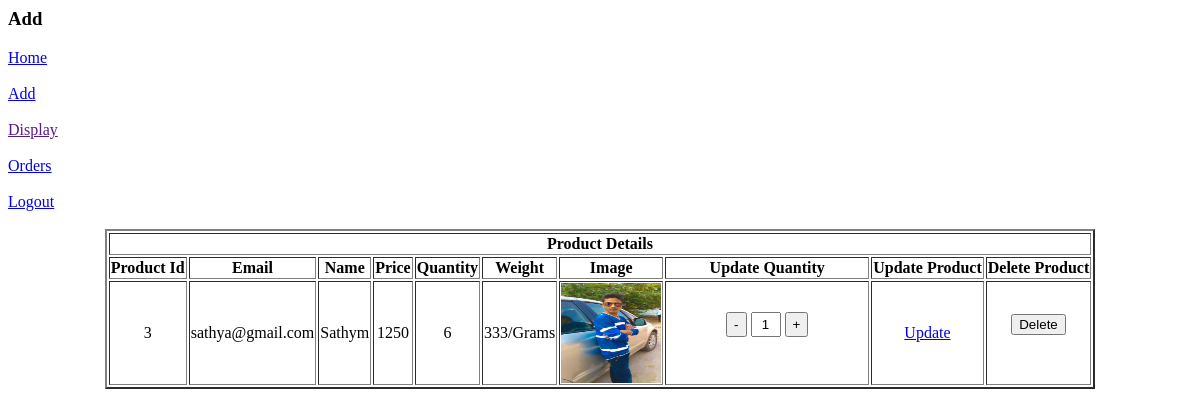
Before: /seller/show (signed in) with the older database file.
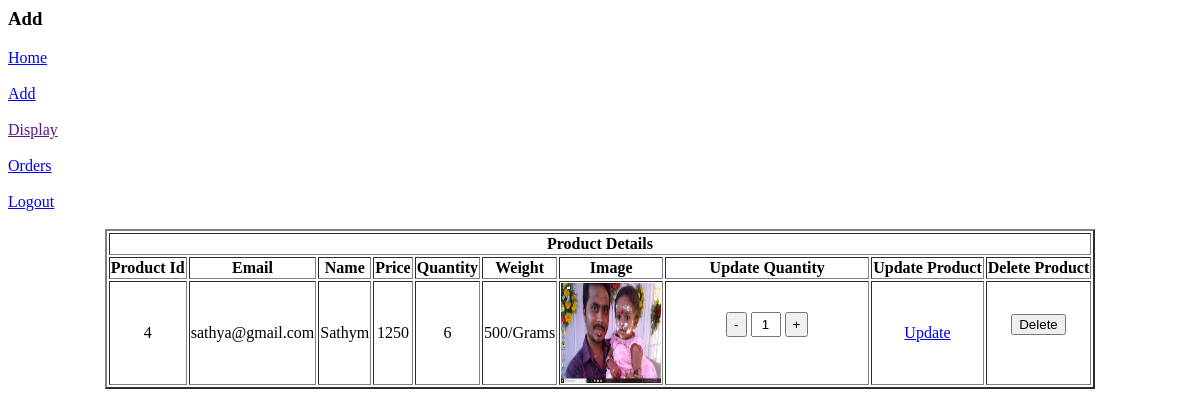
After: the same page with the newer database file.
### Seller/models.py (models this page shows)
class Product(models.Model):
    Email = models.EmailField()
    Name = models.CharField(max_length=20)
    Price = models.IntegerField()
    Quantity = models.IntegerField()
    Weight = models.IntegerField()
    Weight1 = models.CharField(max_length=10,default=0)
    PImage = models.ImageField(upload_to='Photos')

### Seller/views.py (the view)
# urls.py: path('show',views.Display,name='show'),
def Display(request):
    Email = request.session['suser']
    print(Email)
    res = Product.objects.filter(Email=Email)
    for i in res:
        Email = i.Email
        Name = i.Name
        Price = i.Price
        Quantity = i.Quantity
        Weight = i.Weight
        Weight1 = i.Weight1
        print(Email)
        print(Name)
        print(Price)
        print(Quantity)
        print(Weight)
        print(Weight1)
    return render(request,'display.html',{'data':res})

### Templates/display.html (shortened to what this page needs)
{% load static %}
<html>
    <head>
    </head>
    <body>
        <h3>Add</h3>
        <a href="shome">Home</a><br><br>
        <a href="add">Add</a><br><br>
        <a href="">Display</a><br><br>
        <a href="sord">Orders</a><br><br>
        <a href="logout">Logout</a><br><br>
        <table border="2" align="center" style="text-align: center;">
            <tr>
                <th colspan="10" >Product Details</th>
            </tr>
            <tr>
                <th>Product Id</th>
                <th>Email</th>
                <th>Name</th>
                <th>Price</th>
                <th>Quantity</th>
                <th>Weight</th>
                <th>Image</th>
                <th>Update Quantity</th>
                <th>Update Product</th>
                <th>Delete Product</th>
            </tr>
            {% for i in data %}
                <tr>
                    <td>{{ i.id }}</td>
                    <td>{{ i.Email }}</td>
                    <td>{{ i.Name }}</td>
                    <td>{{ i.Price }}</td>
                    <td>{{ i.Quantity }}</td>
                    <td>{{ i.Weight }}/{{ i.Weight1 }}</td>
                    <td>
                        <img src="{{i.PImage.url}}" width="100" height="100">
                    </td>
                    <td style="width:200px">
                        {% if 0 == i.Quantity %}
                        <form action="uquanty" method="POST">
                            {% csrf_token %}
                            <a href="delete?Id={{i.id}}">
                                <img class="image1" src="{% static 'Images/Icon/garbage.png' %}" alt="">
                            </a>
                            <input type="hidden" value="{{ i.id }}" name="id">
                            <input  name="qua" class="input1" type="text" value="1">
                            <button class="button1" name="op" value="+" type="submit">+</button>
                            <p class="p1">Add Quantity or Delete Product</p>
                        </form>
                        {% else %}
                        <form action="uquanty" method="POST">
                            <button class="button2" name="op" value="-" type="submit">-</button>
                            <input class="input2"  name="qua" type="text" value="1">
                            <button class="button2" name="op" value="+" type="submit">+</button>
                        </form>
                        {% endif %}
                    </td>
                    <td>
                        <a href="update?Id={{ i.id }}">
                            Update
                        </a>
                    </td>
                    <td>
                        <form action="delete" method="POST">
                            <button type="submit">Delete</button>
                        </form>
                    </td>
                </tr>
            {% endfor %}
        </table>
    </body>
</html>

### Templates/display.html (style rules this page uses)
.input2 { height: 25;width: 30px;text-align:center }
.button2 { height: 25; }

Changed rows visible on the page:
removed Product: id "3", Email "sathya@gmail.com", Name "Sathym", Price "1250", Quantity "6", Weight "333", Weight1 "Grams", PImage (picture)
added Product: id "4", Email "sathya@gmail.com", Name "Sathym", Price "1250", Quantity "6", Weight "500", Weight1 "Grams", PImage (picture)
